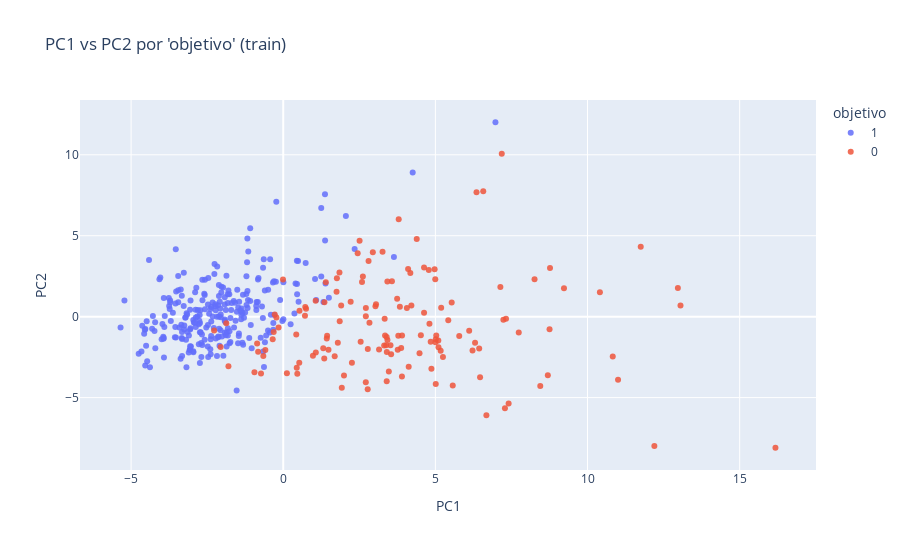

Here is the notebook cell this chart was saved with:
### Code cell
# Solo si k >= 2
import plotly.express as px
 
df_plot2 = T_train_df.iloc[:, :2].copy()
df_plot2["objetivo"] = y_train.loc[T_train_df.index].astype(str)
fig2 = px.scatter(df_plot2, x="PC1", y="PC2", color="objetivo",
                  opacity=0.85, title="PC1 vs PC2 por 'objetivo' (train)", height=550)
fig2.update_traces(marker=dict(size=6))
fig2.update_layout(xaxis_title="PC1", yaxis_title="PC2")
fig2.show()

### Figure 1 — Plotly figure (JSON) as saved in the notebook; plotly's stock layout.template omitted (floating-point values rounded to 4 significant figures; data arrays with more than 128 entries replaced by an {"elided": "..."} marker saying what was removed)
{"data": [{"hovertemplate": "objetivo=1<br>PC1=%{x}<br>PC2=%{y}<extra></extra>", "legendgroup": "1", "marker": {"color": "#636efa", "opacity": 0.85, "size": 6, "symbol": "circle"}, "mode": "markers", "name": "1", "orientation": "v", "showlegend": true, "type": "scatter", "x": {"elided": "266 float values"}, "xaxis": "x", "y": {"elided": "266 float values"}, "yaxis": "y"}, {"hovertemplate": "objetivo=0<br>PC1=%{x}<br>PC2=%{y}<extra></extra>", "legendgroup": "0", "marker": {"color": "#EF553B", "opacity": 0.85, "size": 6, "symbol": "circle"}, "mode": "markers", "name": "0", "orientation": "v", "showlegend": true, "type": "scatter", "x": {"elided": "142 float values"}, "xaxis": "x", "y": {"elided": "142 float values"}, "yaxis": "y"}], "layout": {"height": 550, "legend": {"title": {"text": "objetivo"}, "tracegroupgap": 0}, "title": {"text": "PC1 vs PC2 por 'objetivo' (train)"}, "xaxis": {"anchor": "y", "domain": [0, 1], "title": {"text": "PC1"}}, "yaxis": {"anchor": "x", "domain": [0, 1], "title": {"text": "PC2"}}}}
